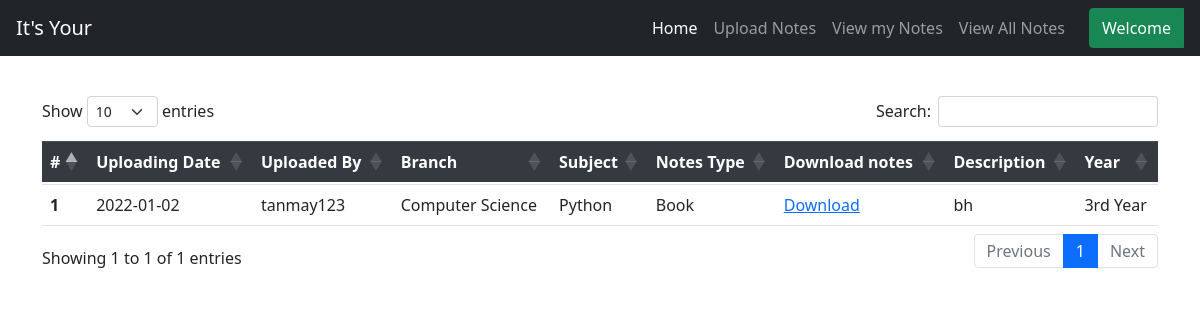
The page /book_cse_3 (signed in) on the database its author committed.
### notes/models.py (models this page shows)
class Notes(models.Model):
    user = models.ForeignKey(User,on_delete=models.CASCADE)
    uploadingdate =models.CharField(max_length=30,null=True)
    branch =models.CharField(max_length=30)
    subject =models.CharField(max_length=30)
    notesfile =models.FileField(null=True)
    filetype =models.CharField(max_length=30)
    description =models.CharField(max_length=200,null=True)
    year =models.CharField(max_length=30,null=True)
    notestype=models.CharField(max_length=30,null=True)
    status =models.CharField(max_length=30)

### notes/views.py (the view)
# urls.py: path('book_cse_3',book_cse_3,name='book_cse_3'),
def book_cse_3(request):
    if not request.user.is_authenticated:
           return redirect('index')
    notes = Notes.objects.filter(year= "3rd Year" , branch = "Computer Science" , notestype="Book")
    d={'notes':notes}
    return render(request,'ThirdYear/book_cse_3.html',d)

### notes/templates/ThirdYear/book_cse_3.html
{% extends 'notes/usernav.html' %}
{% load static %}
{% block body %}
<h1 class="text-center">First Year</h1>
<div class="container mt-5">
    <table class="table" id="example" style="min-width: fit-content;">
        <thead class="thead-dark">
          <tr>
            <th scope="col">#</th>
            <th scope="col">Uploading Date</th>
            <th scope="col">Uploaded By</th>
            <th scope="col">Branch</th>
            <th scope="col">Subject</th>
            <th scope="col">Notes Type</th>
            <th scope="col">Download notes</th>
            <th scope="col">Description</th>
            <th scope="col">Year</th>
          </tr>
        </thead>
        {% for i in notes %}
        <tbody>
          <tr>
            <th scope="row">{{forloop.counter }}</th>
            <td>{{i.uploadingdate}}</td>
            <td>{{i.user.username}}</td>
            <td>{{i.branch}}</td>
            <td>{{i.subject}}</td>
            <td>{{i.notestype}}</td>
            <td><a href="{{i.notesfile.url}}" download>Download</a></td>
            <td>{{i.description}}</td>
            <td>{{i.year}}</td>
          </tr>
        </tbody>
        {% endfor %}
      </table>
</div>
{% endblock %}

### rows shown on the page
Notes: uploadingdate "2022-01-02", user.username "tanmay123", branch "Computer Science", subject "Python", notestype "Book", description "bh", year "3rd Year"
